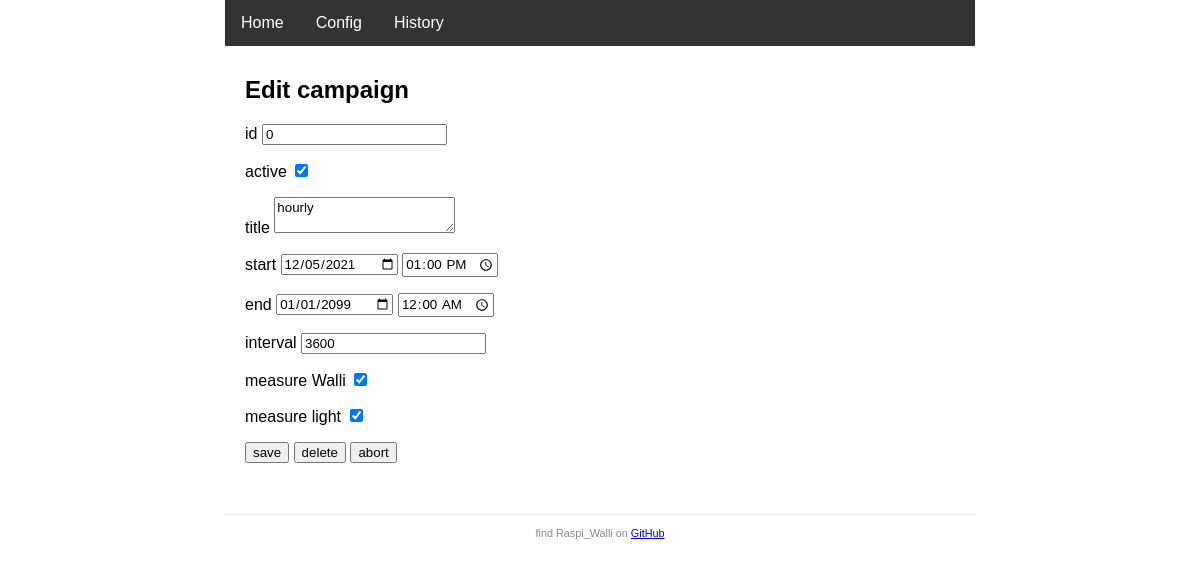
Screenshot of /history/edit/0/ with the database file from the repository.
### app.py (models this page shows, shortened)
class Campaign(db.Model):
    id = db.Column(db.Integer, primary_key=True)
    title = db.Column(db.String(120), nullable=False)
    is_active = db.Column(db.Boolean, default=True)
    start = db.Column(db.DateTime, nullable=False)
    end = db.Column(db.DateTime, nullable=False)
    previous = db.Column(db.DateTime)
    interval = db.Column(db.Interval, nullable=False)
    measure_walli = db.Column(db.Boolean, default=True)
    measure_light = db.Column(db.Boolean, default=True)
    walli_stats = db.relationship('WalliStat', backref='campaign', lazy=True)
    lux_values = db.relationship('LuxValue', backref='campaign', lazy=True)

### app.py (the view, shortened to what this page needs)
@app.route('/history/edit/', methods=['GET', 'POST'], defaults={"id": None})
@app.route('/history/edit/<id>/', methods=['GET', 'POST'])
def edit(id=None):
    if request.method == "GET":
        form = CampaignForm()
        if id is not None:
            cmp = Campaign.query.get(id)
            form.populate(cmp)
        return render_template('edit.html', form=form)
    else:
        logger.warning(f"Unsupported '{request.method=}'!")

### app.py
class CampaignForm(FlaskForm):
    id = IntegerField(render_kw={'readonly': True})
    title = TextAreaField(validators=[DataRequired()])
    active = BooleanField(default=True)
    start_date = DateField(format="%Y-%m-%d", validators=[DataRequired()], default=dt.datetime.now().date())
    start_time = TimeField(format="%H:%M", validators=[DataRequired()], default=dt.datetime.now().time())
    end_date = DateField(format="%Y-%m-%d", validators=[DataRequired()], default=dt.datetime.now().date())
    end_time = TimeField(format="%H:%M", validators=[DataRequired()], default=dt.datetime.now().time())
    interval = IntegerField(validators=[DataRequired()], default=3600)
    measure_walli = BooleanField(default=True)
    measure_light = BooleanField(default=True)
    def populate(self, cpn):
        self.id.data = cpn.id
        self.title.data = cpn.title
        self.active.data = cpn.is_active
        self.start_date.data = cpn.start.date()
        self.start_time.data = cpn.start.time()
        self.end_date.data = cpn.end.date()
        self.end_time.data = cpn.end.time()
        self.measure_walli.data = cpn.measure_walli
        self.measure_light.data = cpn.measure_light

### templates/edit.html (shortened to what this page needs)
{% extends 'base.html' %}
{% block content %}
<h2>Edit campaign</h2>
<form method="POST" action="">
    <p>id {{ form.id }}</p>
    <p>active {{ form.active }}</p>
    <p>title {{ form.title }}</p>
    <p>start {{ form.start_date}} {{ form.start_time}}</p>
    <p>end {{ form.end_date}} {{ form.end_time}}</p>
    <p title="interval in seconds">interval {{ form.interval }}</p>
    <p>measure Walli {{ form.measure_walli }}</p>
    <p>measure light {{ form.measure_light }}</p>
    <p>
        <input type="submit" name="todo" value="save">
        <input type="submit" name="todo" value="delete">
        <a href={{ url_for("history") }} title="go back without changes">
            <button type="button">abort</button>
        </a>
    </p>
</form>
{% endblock %}

### static/style.css (style rules this page uses)
* { font-family: Arial, Helvetica, sans-serif; }
body { margin: auto; width: 750px; }

### rows the page displays
Campaign: id "0", title "hourly", interval "3600", measure_walli "☑", measure_light "☑"
